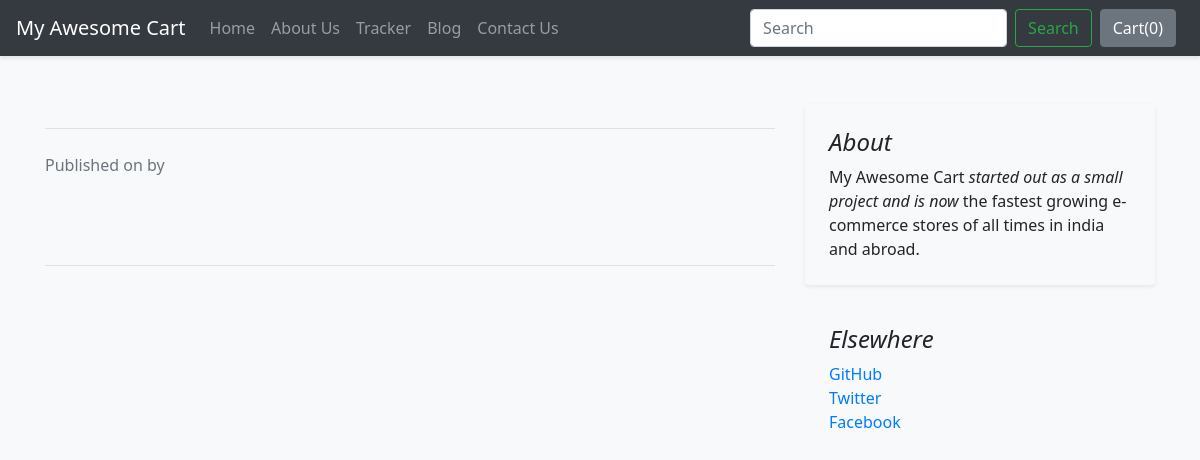
Before: /blog/blogpost/1 with the older database file.
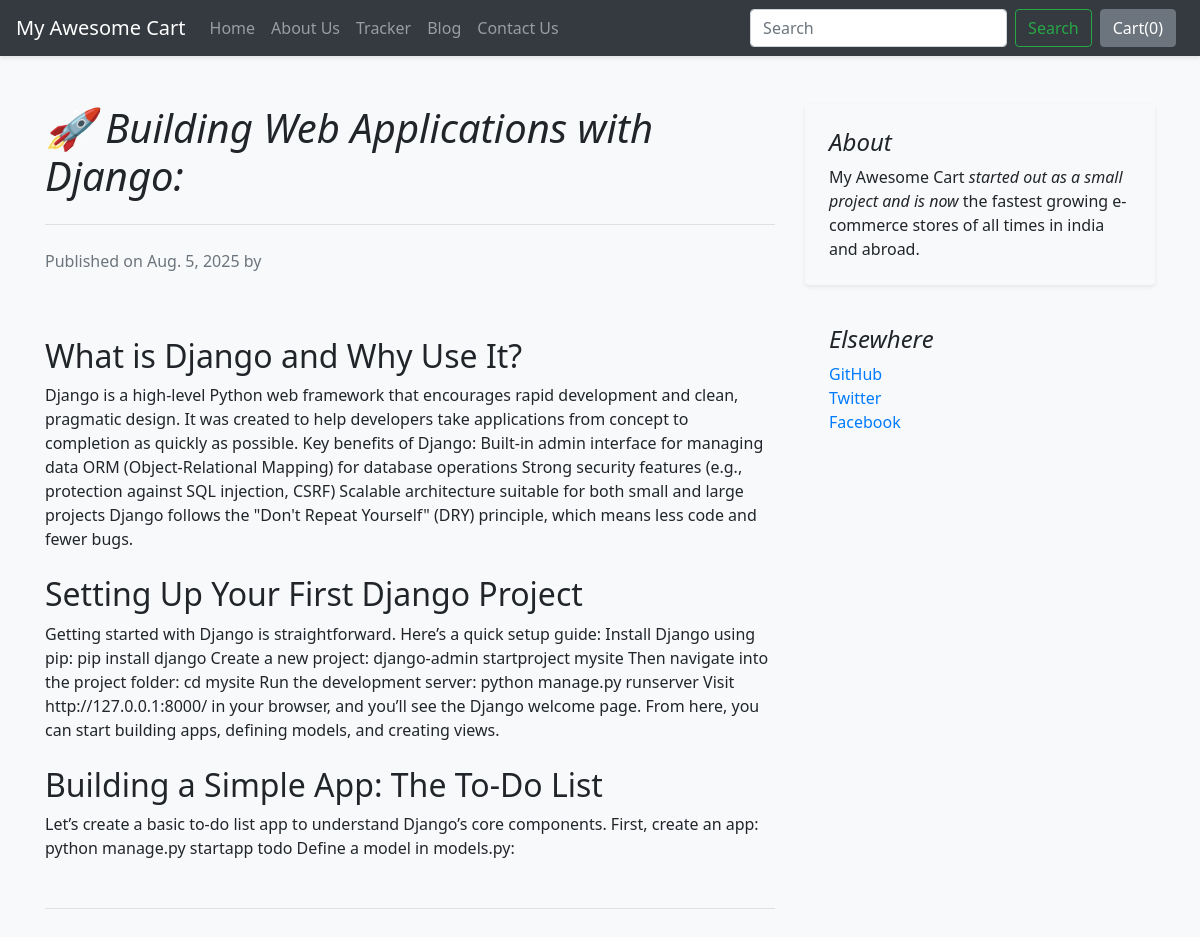
After: the same page with the newer database file.
### blog/models.py (models this page shows, shortened)
class Blogpost(models.Model):
    post_id = models.AutoField(primary_key= True)
    tilte = models.CharField(max_length=50)
    head0 = models.CharField(max_length=500, default="")
    chead0 = models.CharField(max_length=5000, default="")
    head1 = models.CharField(max_length=500, default="")
    chead1 = models.CharField(max_length=5000, default="")
    head2 = models.CharField(max_length=500, default="")
    chead2 = models.CharField(max_length=5000, default="")
    pub_date = models.DateField()
    writer = models.CharField(max_length=50, default="")
    thumbnail = models.ImageField(upload_to='shop/images', default="")

### blog/views.py (the view)
# urls.py: path('blogpost/<int:id>', views.blogpost,name="blogPost"),
def blogpost(request,id):
    post = Blogpost.objects.filter(post_id=id).first()
    return render(request,"blog/blogpost.html", {'post': post})

### blog/templates/blog/blogpost.html (shortened to what this page needs)
{% extends 'blog/basic.html' %}
{% block body %}
<div class="container mt-5">
    <div class="row">
        <div class="col-md-8 blog-main">
            <h1 class="pb-4 mb-4 font-italic border-bottom">
                {{post.tilte}}
            </h1>
            <div class="blog-post">
                <p class="blog-post-meta text-muted">Published on {{post.pub_date}} by <a href="#">{{post.writer}}</a></p>
                <div class="fb-like" data-href="http://127.0.0.1:8000/blog/blogpost/{{post.post_id}}" data-layout="standard" data-action="like" data-size="large" data-show-faces="false" data-share="true"></div><br>
                <h2 class="mt-4">{{post.head0}}</h2>
                <p>{{post.chead0}}</p>
                <h2 class="mt-4">{{post.head1}}</h2>
                <p>{{post.chead1}}</p>
                <h2 class="mt-4">{{post.head2}}</h2>
                <p>{{post.chead2}}</p>
            </div><hr class="my-5">
        </div><aside class="col-md-4 blog-sidebar">
            <div class="p-4 mb-3 bg-light rounded shadow-sm">
                <h4 class="font-italic">About</h4>
                <p class="mb-0">My Awesome Cart <em>started out as a small project and is now</em> the fastest growing e-commerce stores of all times in india and abroad.</p>
            </div>
            <div class="p-4">
                <h4 class="font-italic">Elsewhere</h4>
                <ol class="list-unstyled mb-0">
                    <li><a href="#" class="text-decoration-none">GitHub</a></li>
                    <li><a href="#" class="text-decoration-none">Twitter</a></li>
                    <li><a href="#" class="text-decoration-none">Facebook</a></li>
                </ol>
            </div>
        </aside></div>
</div>
{% endblock %}

Changed rows visible on the page:
added Blogpost: tilte "🚀 Building Web Applications with Django:", pub_date "Aug. 5, 2025", head0 "What is Django and Why Use It?", chead0 "Django is a high-level Python web framework that encourages rapid development and clean, pragmatic design. It was created to help developers take applications from concept to completion as quickly as possible. Key benefits of Django: Built-in admin interface for managing data ORM (Object-Relational Mapping) for database operations Strong security features (e.g., protection against SQL injection, CSRF) Scalable architecture suitable for both small and large projects Django follows the \"Don't Repeat Yourself\" (DRY) principle, which means less code and fewer bugs.", head1 "Setting Up Your First Django Project", chead1 "Getting started with Django is straightforward. Here’s a quick setup guide: Install Django using pip: pip install django Create a new project: django-admin startproject mysite Then navigate into the project folder: cd mysite Run the development server: python manage.py runserver Visit http://127.0.0.1:8000/ in your browser, and you’ll see the Django welcome page. From here, you can start building apps, defining models, and creating views.", head2 "Building a Simple App: The To-Do List", chead2 "Let’s create a basic to-do list app to understand Django’s core components. First, create an app: python manage.py startapp todo Define a model in models.py:"
